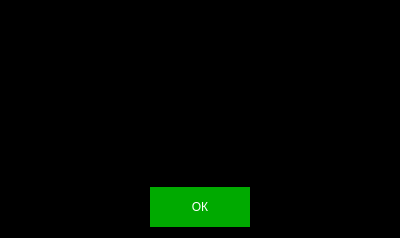
<?xml version="1.0" encoding="UTF-8"?>
<ui version="4.0">
 <class>Dialog</class>
 <widget class="QDialog" name="Dialog">
  <property name="geometry">
   <rect>
    <x>0</x>
    <y>0</y>
    <width>400</width>
    <height>238</height>
   </rect>
  </property>
  <property name="windowTitle">
   <string>Dialog</string>
  </property>
  <property name="styleSheet">
   <string notr="true">#Dialog{
	background-color: rgb(0,0,0);
}
QLabel{
	color: rgb(255, 255, 255);
	align=&quot;center&quot;
}
QPushButton{
	background-color:rgba(0, 170, 0, 1);
	border:none;
	color: white;
}
QPushButton::hover{
	background-color: rgba(131, 255, 112, 0.5);
	border:none;
	color: white;
}
QPushButton::pressed{
	background-color:rgba(0, 170, 127,1);
	border:none;
	color: white;
}</string>
  </property>
  <layout class="QVBoxLayout" name="verticalLayout">
   <item>
    <layout class="QHBoxLayout" name="horizontalLayout_2">
     <item>
      <spacer name="horizontalSpacer_3">
       <property name="orientation">
        <enum>Qt::Horizontal</enum>
       </property>
       <property name="sizeHint" stdset="0">
        <size>
         <width>40</width>
         <height>20</height>
        </size>
       </property>
      </spacer>
     </item>
     <item>
      <widget class="QLabel" name="label">
       <property name="minimumSize">
        <size>
         <width>280</width>
         <height>150</height>
        </size>
       </property>
       <property name="font">
        <font>
         <pointsize>13</pointsize>
        </font>
       </property>
       <property name="layoutDirection">
        <enum>Qt::LeftToRight</enum>
       </property>
       <property name="styleSheet">
        <string notr="true"/>
       </property>
       <property name="text">
        <string/>
       </property>
       <property name="alignment">
        <set>Qt::AlignCenter</set>
       </property>
       <property name="wordWrap">
        <bool>true</bool>
       </property>
      </widget>
     </item>
     <item>
      <spacer name="horizontalSpacer_4">
       <property name="orientation">
        <enum>Qt::Horizontal</enum>
       </property>
       <property name="sizeHint" stdset="0">
        <size>
         <width>40</width>
         <height>20</height>
        </size>
       </property>
      </spacer>
     </item>
    </layout>
   </item>
   <item>
    <layout class="QHBoxLayout" name="horizontalLayout">
     <item>
      <spacer name="horizontalSpacer">
       <property name="orientation">
        <enum>Qt::Horizontal</enum>
       </property>
       <property name="sizeHint" stdset="0">
        <size>
         <width>40</width>
         <height>20</height>
        </size>
       </property>
      </spacer>
     </item>
     <item>
      <widget class="QPushButton" name="pushButton">
       <property name="minimumSize">
        <size>
         <width>100</width>
         <height>40</height>
        </size>
       </property>
       <property name="text">
        <string>ОК</string>
       </property>
      </widget>
     </item>
     <item>
      <spacer name="horizontalSpacer_2">
       <property name="orientation">
        <enum>Qt::Horizontal</enum>
       </property>
       <property name="sizeHint" stdset="0">
        <size>
         <width>40</width>
         <height>20</height>
        </size>
       </property>
      </spacer>
     </item>
    </layout>
   </item>
  </layout>
 </widget>
 <resources/>
 <connections/>
</ui>
